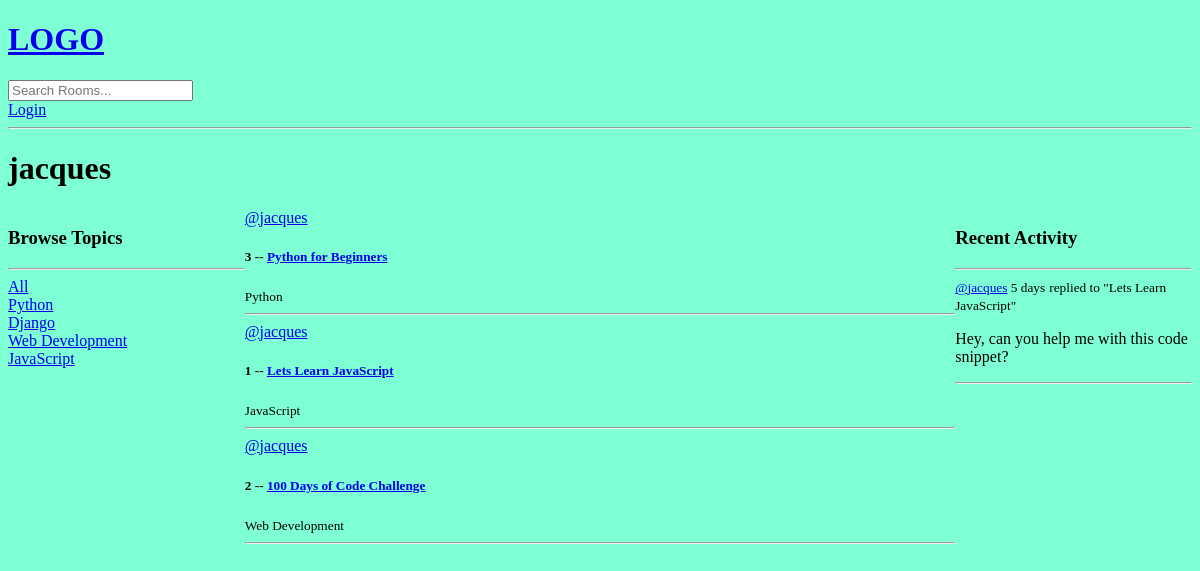
Page /profile/1/ on the earlier database version.
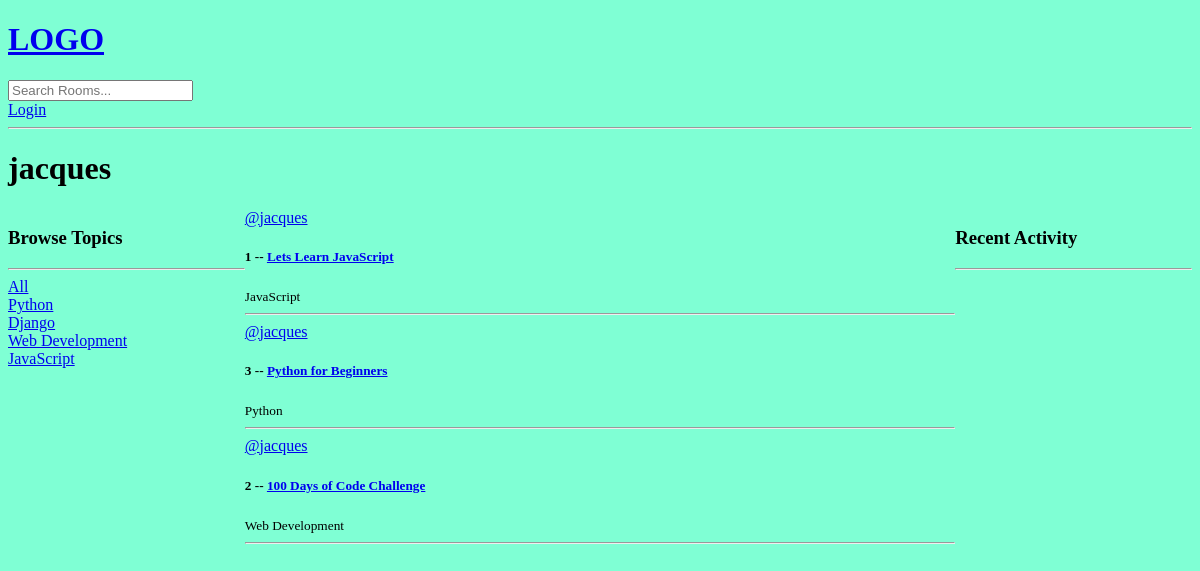
Same page on the later database version.
### base/models.py (models this page shows, shortened)
class Topic(models.Model):
  name = models.CharField(max_length=200)

class Room(models.Model):
  host = models.ForeignKey(User, null=True, on_delete=models.SET_NULL)
  topic = models.ForeignKey(Topic, null=True, on_delete=models.SET_NULL)
  name = models.CharField(max_length=200)
  description = models.TextField(null=True, blank=True)
  participants = models.ManyToManyField(User, related_name="participants", blank=True)
  updated = models.DateTimeField(auto_now=True)
  created = models.DateTimeField(auto_now_add=True)
  class Meta:
    ordering = ['-updated', '-created']
  def __str__(self):
    return self.name

class Message(models.Model):
  user = models.ForeignKey(User, on_delete=models.CASCADE)
  room = models.ForeignKey(Room, on_delete=models.CASCADE)
  body = models.TextField()
  updated = models.DateTimeField(auto_now=True)
  created = models.DateTimeField(auto_now_add=True)
  class Meta:
    ordering = ['-updated', '-created']
  def __str__(self):
    return self.body[0:50]

### base/views.py (the view)
# urls.py: path('profile/<str:pk>/', views.userProfile, name="user-profile"),
def userProfile(request, pk):
    user = User.objects.get(id=pk)
    rooms = user.room_set.all()
    room_messages = user.message_set.all()
    topics = Topic.objects.all()
    context = {
        'user': user,
        'rooms': rooms,
        'room_messages': room_messages,
        'topics': topics
    }
    return render(request, 'base/profile.html', context)

### base/templates/base/profile.html (shortened to what this page needs)
{% extends 'main.html' %}
{% block content %}
<h1>{{ user.username }}</h1>
<div class="profile-container">
  <div>
    {% include 'base/topics_component.html' %}
  </div>
  <div>
    {% include 'base/feed_component.html' %}
  </div>
  <div>
    {% include 'base/activity_component.html' %}
  </div>
</div>
{% endblock %}

### base/templates/base/topics_component.html
<h3>Browse Topics</h3>
<hr>
<div>
  <a href="{% url 'home' %}">All</a>
</div>
{% for topic in topics %}
  <div>
    <a href="{% url 'home' %}?q={{ topic.name }}">{{ topic.name }}</a>
  </div>
{% endfor %}

### base/templates/base/feed_component.html (shortened to what this page needs)
<div>
  {% for room in rooms %}
    <div>
      <a href="{% url 'user-profile' room.host.id %}">@{{ room.host.username }}</a>
      <h5>{{ room.id }} -- <a href="{% url 'room' room.id %}">{{ room.name }}</a></h5>
      <small>{{ room.topic.name }}</small>
      <hr>
    </div>
  {% endfor %}
</div>

### base/templates/base/activity_component.html (shortened to what this page needs)
<h3>Recent Activity</h3>
<hr>
{% for message in room_messages %}
<div>
  <small><a href="{% url 'user-profile' message.user.id %}">@{{ message.user }}</a>  {{ message.created|timesince }}</small>
  <small>replied to "{{ message.room }}"</small>
  <p>{{ message }}</p>
  <hr>
</div>
{% endfor %}

Differences in the rows shown:
removed Message: user "jacques", created "5 days", room "Lets Learn JavaScript", body "Hey, can you help me with this code snippet?"
changed Room "Lets Learn JavaScript": moves up the list
